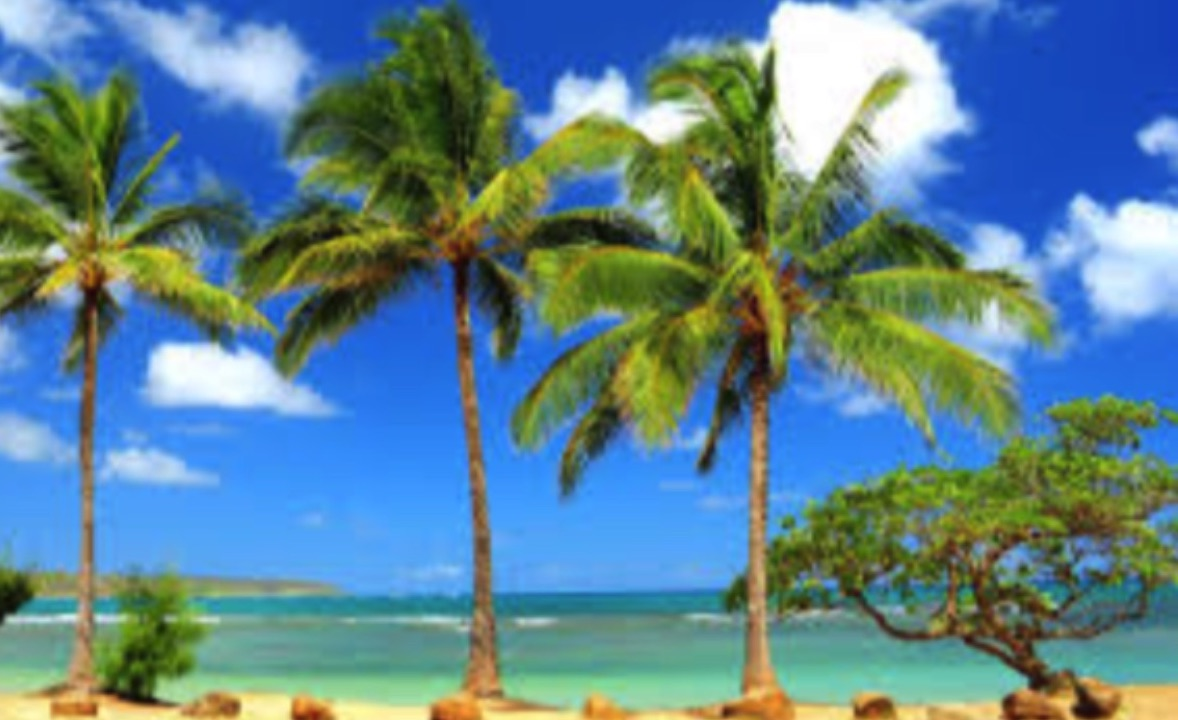
#> input picture color_photo2.jpg, 1178 x 720 px
$ python basic_agent.py
#> lines starting #> are read from the running program, lines starting #| are printed output that depends on the picture
### util.py
import matplotlib.pyplot as plt
from PIL import Image, ImageOps
import numpy as np
import math


def distance_pixels(pixel_a, pixel_b):
    x1, y1, z1 = pixel_a
    x2, y2, z2 = pixel_b
    return math.sqrt((x2 - x1)**2 + (y2 - y1)**2 + (z2 - z1)**2)


def get_grayscale(image):
    image_copy = image.copy()
    return ImageOps.grayscale(image_copy)


# [14 lines left out: function get_pixel_patch, not called in this run]


def get_channels(pixels):
    # Arrays for red, green, and blue.
    reds, greens, blues = [], [], []

    for red, green, blue in pixels:
        reds.append(red)
        greens.append(green)
        blues.append(blue)

    return reds, greens, blues

### k_means.py

import numpy as np
import math
import random
from util import get_channels, distance_pixels

def find_range(pixels):
  """
  Find min and max of plot of pixels.
  """
  reds, greens, blues = get_channels(pixels)
  max_arr = [max(reds), max(greens), max(blues)]
  min_arr = [min(reds), min(greens), min(blues)]
  return min_arr, max_arr

def find_mean_index(pixel, means):
    """
    Finds the mean index that a specific pixel belongs to.
    """

    min_dist, min_index = math.inf, -1

    for i in range(len(means)):
        if distance_pixels(means[i], pixel) < min_dist:
            min_dist = distance_pixels(means[i], pixel)
            min_index = i

    return min_index


def k_means(pixels, k=5):
    print("Starting K Means")

    min_arr, max_arr = find_range(pixels)

    means = np.array([
        [
            random.randint(min_arr[0] + 1, max_arr[0] - 1), # Red
            random.randint(min_arr[1] + 1, max_arr[1] - 1), # Green
            random.randint(min_arr[2] + 1, max_arr[2] - 1) # Blue
         ] for i in range(k)
    ])

    pixel_to_mean = [0] * len(pixels)

    for i in range(3):
        changes = 0
        mean_size = [0] * len(means)

        for i in range(len(pixels)):
            index = find_mean_index(pixels[i], means)

            if index != pixel_to_mean[i]:
              changes += 1

            mean_size[index] += 1
            pixel_to_mean[i] = index

        if changes == 0:
          break

        means = np.zeros((k, 3))

        for i in range(len(pixel_to_mean)):
            m_index = pixel_to_mean[i]
            means[m_index] += np.array(pixels[i]) / mean_size[m_index]

    print("Finished K Means")
    return means, pixel_to_mean

### basic_agent.py
from PIL import Image
from k_means import k_means
import math
from util import get_pixel_patch, distance_pixels

class BasicAgent:
    def __init__(self, image):
      self.color_image = image
      self.grayscale_image = self.get_grayscale_image(image)

    def get_grayscale_image(self, image):
      """
      Converts a color image into a gray image.
      """
      grayscale_image = image.copy()
      grayscale_pixels = grayscale_image.load()
      width, height = image.size

      for x in range(width):
        for y in range(height):
          r, g, b = grayscale_pixels[x, y]

          grayscale_pixels[x, y] = (
            math.floor(0.21 * r + 0.72 * g + 0.07 * b),
            math.floor(0.21 * r + 0.72 * g + 0.07 * b),
            math.floor(0.21 * r + 0.72 * g + 0.07 * b)
          )

      return grayscale_image

    # [57 lines left out: functions get_k_colors, get_six_most_similar, compare_pixel_patches, not called in this run]

    def replace_nearest_color(self):
      """
      Replaces each pixel on left half ofimage
      with closest cluster representative.
      """
      """read in real self.image and pit version output
      into self.rep image."""
      color_image = self.color_image.load()
      width, height = self.color_image.size
      half_width = width // 2

      rep_colors, _ = k_means(self.color_image.getdata())


      for x in range(half_width):
        for y in range(height):
          pixel = color_image[x, y]

          min_index = 0
          min_value = math.inf

          for i in range(len(rep_colors)):
            dist = distance_pixels(pixel, rep_colors[i])

            if dist < min_value:
              min_value = dist
              min_index = i

          color_image[x, y] = tuple(rep_colors[min_index].astype(int))

    # [8 lines left out: function run, not called in this run]


if __name__ == "__main__":
    image = Image.open("color_photo2.jpg")
#> image is the input picture: PIL image 1178x720 RGB; mean R, G, B 94, 131.7, 145.1
    basic_agent = BasicAgent(image)
#> in __init__, `self.grayscale_image = self.get_grayscale_image(image)`:
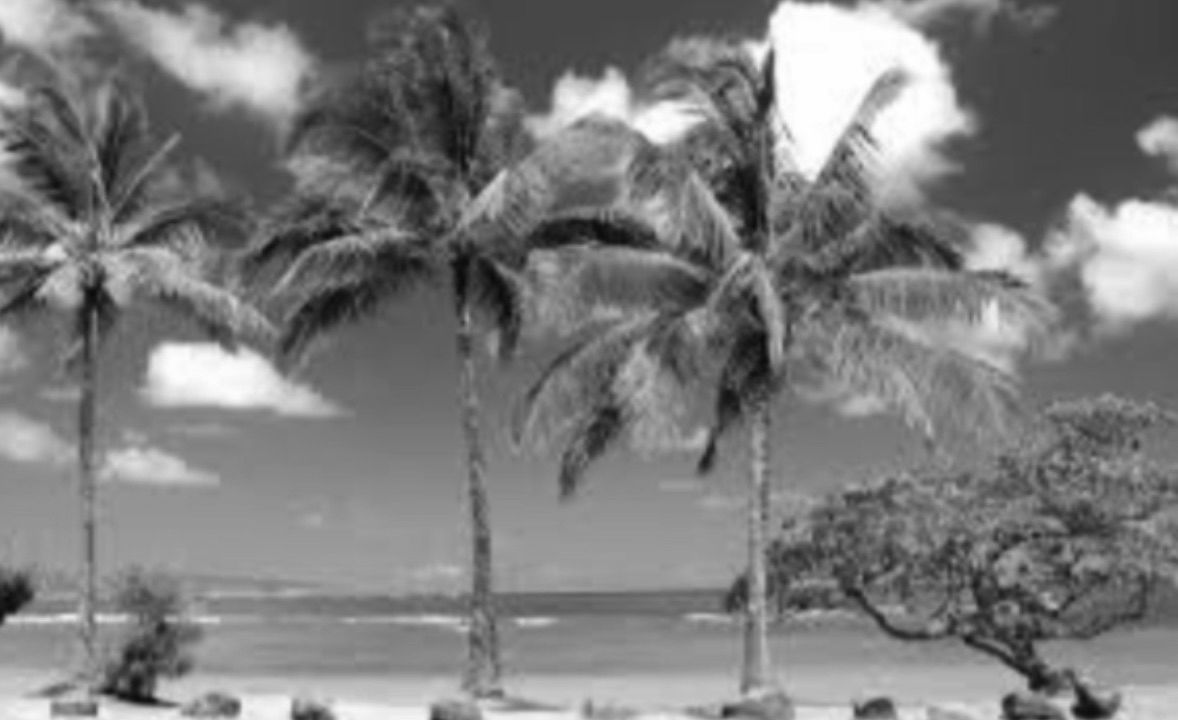
#> self.grayscale_image: PIL image 1178x720 RGB; min 10, max 254, mean 124.2

    # Convert image to grayscale.
    basic_agent.grayscale_image.save("gray_photo.png")

    basic_agent.replace_nearest_color()
#> (the run stopped early here; a loop or call above may not have finished)
